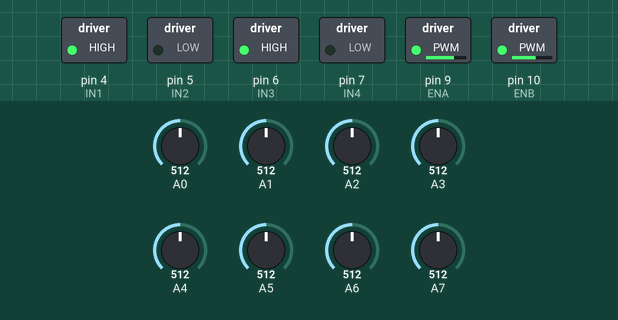
This sketch was run on a simulated Arduino Nano, built with avr-gcc and run on an emulated ATmega328P. Parts: switched loads named in the sketch (green lamp = pin HIGH). Inputs (shaded band) come from the test bench; at power-on: A6 = 512, A0 = 512, A1 = 512, A2 = 512, A3 = 512, A4 = 512, A5 = 512, A7 = 512.

Above: at 6.9 s.
7.0 s: A6 set to 70
At 7.5 s:
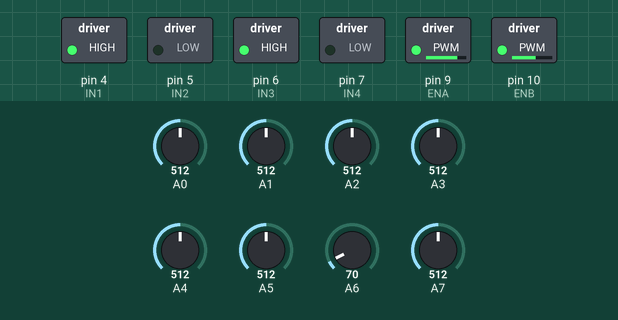
8.5 s: A0 set to 716
At 9.7 s:
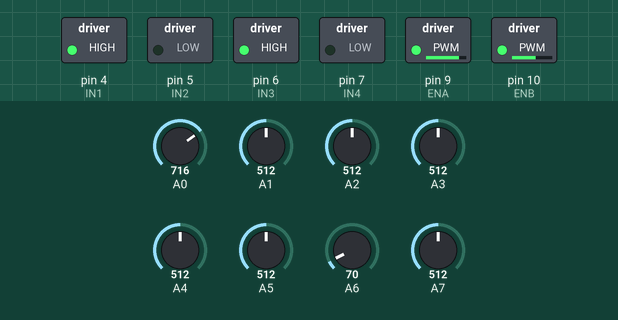
10.0 s: A1 set to 716
At 11.0 s:
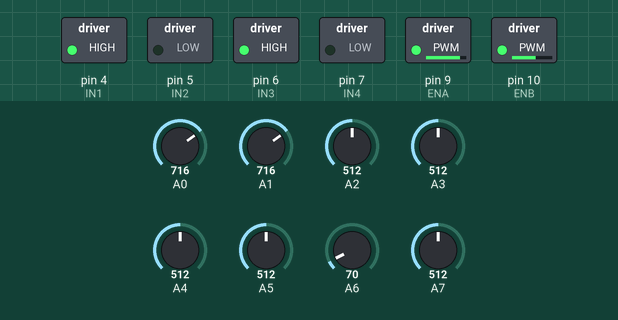
11.5 s: A2 set to 716
At 12.2 s:
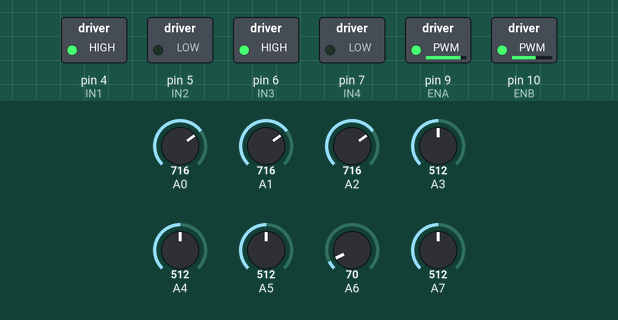
13.0 s: A3 set to 716
At 13.3 s:
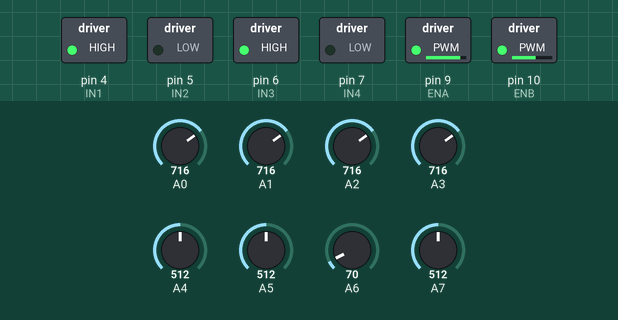
14.5 s: A4 set to 716
At 15.7 s:
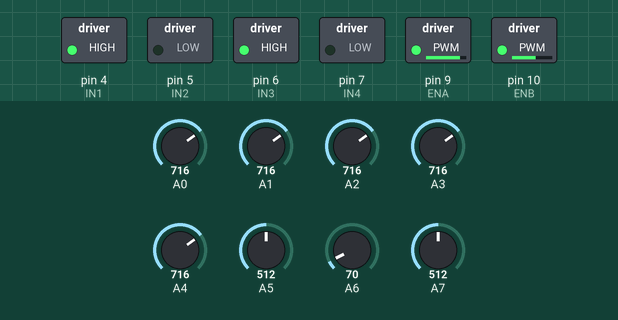
Timing chart, 0 to 17.0 s (numbered marks = the images above; inputs shaded):
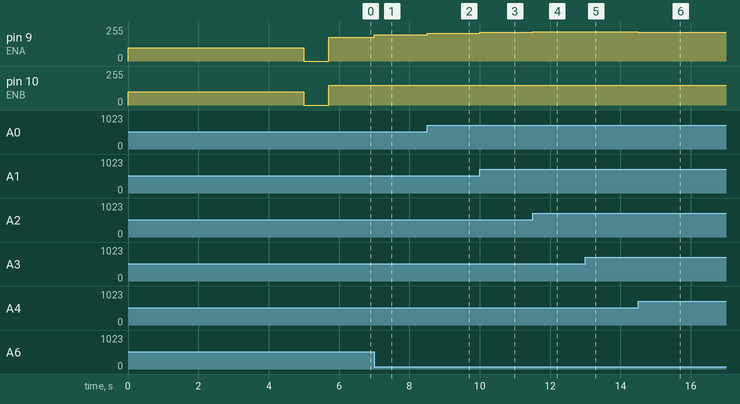

Measured:
- after the input at 7.0 s, pin 9 (ENA): 178/255 → 198/255 at once
- after the input at 8.5 s, pin 9 (ENA): 198/255 → 209/255 at once
- after the input at 10.0 s, pin 9 (ENA): 209/255 → 216/255 at once
- after the input at 11.5 s, pin 9 (ENA): 216/255 → 219/255 at once
- after the input at 13.0 s, pin 9 (ENA): 219/255 → 218/255 at once
- after the input at 14.5 s, pin 9 (ENA): 218/255 → 215/255 at once

The sketch:

QTRA-8A_WITH_MOTORS.ino
```cpp
/* Andrew Kennedy
 * 19/08/22
 * Leitura do sensor QTR-8A.
 * Calibração automática e movimentação por motores
*/

#include <QTRSensors.h>
QTRSensors qtr;

//Array de 8 sensores:
const byte sensorCount = 8;
int sensor[sensorCount];

//Shield para motores:
#define IN1 4
#define IN2 5
#define IN3 6
#define IN4 7
#define ENA 9
#define ENB 10
byte velocidade = 150;
byte velocidade2 = 0;

void setup() {
  pinMode(IN1, OUTPUT);
  pinMode(IN2, OUTPUT);
  pinMode(IN3, OUTPUT);
  pinMode(IN4, OUTPUT);
  pinMode(ENA, OUTPUT);
  pinMode(ENB, OUTPUT);

  qtr.setTypeAnalog();           //Pinos do QTR-8A
  qtr.setSensorPins((const byte[]) {
    A0, A1, A2, A3, A4, A5, A6, A7
  }, sensorCount);
  qtr.setEmitterPin(3); //Pino do IR do array

  forcaMotor(-100, 100); //Girar para a esquerda
  for (byte i = 0; i < 40; i++) { //2s
    qtr.calibrate();//25ms
  }

  forcaMotor(100, -100); //Girar para a direita
  for (byte i = 0; i < 80; i++) { //4s
    qtr.calibrate();//25ms
  }
  forcaMotor(-100, 100);
  delay(2000);//2s

  forcaMotor(0, 0);
  delay(700);
}

void loop() {
  //0 = esquerda; 5000 direita; 2500 = linha centralizada.
  unsigned int leitura = qtr.readLineBlack(sensor);

  if (leitura > 2300 and leitura < 2700) {
    forcaMotor(velocidade, velocidade);
  } else if (leitura <= 2300) { //Girar para a esquerda
    velocidade2 = map(leitura, 0, 2300, 0, velocidade);
    forcaMotor(velocidade, velocidade2);
  } else if (leitura >= 2700) { //Girar para a direita
    velocidade2 = map(leitura, 0, 2300, velocidade, 0);
    forcaMotor(velocidade2, velocidade);
  }
}
```

Recursos.ino
```cpp
void forcaMotor(int motorE, int motorD) {
  analogWrite(ENA, abs(motorE));
  if(motorE >= 0) {
    digitalWrite(IN1, HIGH);
  }else {
    digitalWrite(IN2, LOW);
  }

  analogWrite(ENB, abs(motorD));
  if(motorD >= 0) {
    digitalWrite(IN3, HIGH);
  }else {
    digitalWrite(IN4, LOW);
  }
}
```
